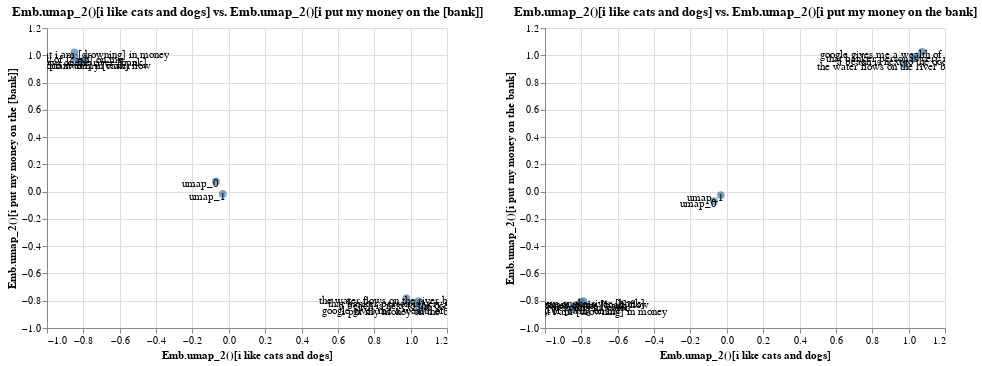

Source (notebook cell):
### Code cell
p1 = t.plot_interactive("i like cats and dogs", "i put my money on the [bank]")
p2 = t.plot_interactive("i like cats and dogs", "i put my money on the bank")
p1 | p2

### Figure 1 — Vega-Lite specification as saved in the notebook (floating-point values rounded to 4 significant figures)
{"config": {"view": {"continuousWidth": 400, "continuousHeight": 300}}, "hconcat": [{"layer": [{"mark": {"type": "circle", "size": 60}, "encoding": {"tooltip": [{"type": "nominal", "field": "name"}, {"type": "nominal", "field": "original"}], "x": {"type": "quantitative", "axis": {"title": "Emb.umap_2()[i like cats and dogs]"}, "field": "x_axis"}, "y": {"type": "quantitative", "axis": {"title": "Emb.umap_2()[i put my money on the [bank]]"}, "field": "y_axis"}}, "selection": {"selector004": {"type": "interval", "bind": "scales", "encodings": ["x", "y"]}}, "title": "Emb.umap_2()[i like cats and dogs] vs. Emb.umap_2()[i put my money on the [bank]]"}, {"mark": {"type": "text", "color": "black", "dx": -15, "dy": 3}, "encoding": {"text": {"type": "nominal", "field": "original"}, "x": {"type": "quantitative", "axis": {"title": "Emb.umap_2()[i like cats and dogs]"}, "field": "x_axis"}, "y": {"type": "quantitative", "axis": {"title": "Emb.umap_2()[i put my money on the [bank]]"}, "field": "y_axis"}}}], "data": {"name": "data-79543c93d13de758cbf75327899d154d"}}, {"layer": [{"mark": {"type": "circle", "size": 60}, "encoding": {"tooltip": [{"type": "nominal", "field": "name"}, {"type": "nominal", "field": "original"}], "x": {"type": "quantitative", "axis": {"title": "Emb.umap_2()[i like cats and dogs]"}, "field": "x_axis"}, "y": {"type": "quantitative", "axis": {"title": "Emb.umap_2()[i put my money on the bank]"}, "field": "y_axis"}}, "selection": {"selector005": {"type": "interval", "bind": "scales", "encodings": ["x", "y"]}}, "title": "Emb.umap_2()[i like cats and dogs] vs. Emb.umap_2()[i put my money on the bank]"}, {"mark": {"type": "text", "color": "black", "dx": -15, "dy": 3}, "encoding": {"text": {"type": "nominal", "field": "original"}, "x": {"type": "quantitative", "axis": {"title": "Emb.umap_2()[i like cats and dogs]"}, "field": "x_axis"}, "y": {"type": "quantitative", "axis": {"title": "Emb.umap_2()[i put my money on the bank]"}, "field": "y_axis"}}}], "data": {"name": "data-d9b9ef072baa00d053a368865814ff1b"}}], "$schema": "https://vega.github.io/schema/vega-lite/v4.0.2.json", "datasets": {"data-79543c93d13de758cbf75327899d154d": [{"x_axis": 1.043, "y_axis": -0.8604, "name": "Emb.umap_2()[i put my money on the bank]", "original": "i put my money on the bank"}, {"x_axis": -0.7892, "y_axis": 0.9624, "name": "Emb.umap_2()[the water flows on the river [bank]]", "original": "the water flows on the river [bank]"}, {"x_axis": 0.9769, "y_axis": -0.7819, "name": "Emb.umap_2()[the water flows on the river bank]", "original": "the water flows on the river bank"}, {"x_axis": -0.8292, "y_axis": 0.9468, "name": "Emb.umap_2()[i really like [to swim] in water]", "original": "i really like [to swim] in water"}, {"x_axis": -0.8495, "y_axis": 1.022, "name": "Emb.umap_2()[i want to be so rich that i am [drowning] in money]", "original": "i want to be so rich that i am [drowning] in money"}, {"x_axis": -0.8488, "y_axis": 0.9863, "name": "Emb.umap_2()[i have plenty of [cash] on me]", "original": "i have plenty of [cash] on me"}, {"x_axis": -0.8009, "y_axis": 0.944, "name": "Emb.umap_2()[money is important to my [cash] flow]", "original": "money is important to my [cash] flow"}, {"x_axis": 1.021, "y_axis": -0.8164, "name": "Emb.umap_2()[a beach is next to the ocean]", "original": "a beach is next to the ocean"}, {"x_axis": 1.074, "y_axis": -0.8519, "name": "Emb.umap_2()[google gives me a wealth of information]", "original": "google gives me a wealth of information"}, {"x_axis": 1.043, "y_axis": -0.8035, "name": "Emb.umap_2()[that banker person is very wealthy]", "original": "that banker person is very wealthy"}, {"x_axis": -0.07058, "y_axis": 0.07438, "name": "Emb.umap_2()[umap_0]", "original": "umap_0"}, {"x_axis": -0.03336, "y_axis": -0.01708, "name": "Emb.umap_2()[umap_1]", "original": "umap_1"}], "data-d9b9ef072baa00d053a368865814ff1b": [{"x_axis": -0.8036, "y_axis": -0.8202, "name": "Emb.umap_2()[i put my money on the [bank]]", "original": "i put my money on the [bank]"}, {"x_axis": -0.7892, "y_axis": -0.8027, "name": "Emb.umap_2()[the water flows on the river [bank]]", "original": "the water flows on the river [bank]"}, {"x_axis": 0.9769, "y_axis": 0.9329, "name": "Emb.umap_2()[the water flows on the river bank]", "original": "the water flows on the river bank"}, {"x_axis": -0.8292, "y_axis": -0.8338, "name": "Emb.umap_2()[i really like [to swim] in water]", "original": "i really like [to swim] in water"}, {"x_axis": -0.8495, "y_axis": -0.8618, "name": "Emb.umap_2()[i want to be so rich that i am [drowning] in money]", "original": "i want to be so rich that i am [drowning] in money"}, {"x_axis": -0.8488, "y_axis": -0.856, "name": "Emb.umap_2()[i have plenty of [cash] on me]", "original": "i have plenty of [cash] on me"}, {"x_axis": -0.8009, "y_axis": -0.8097, "name": "Emb.umap_2()[money is important to my [cash] flow]", "original": "money is important to my [cash] flow"}, {"x_axis": 1.021, "y_axis": 0.975, "name": "Emb.umap_2()[a beach is next to the ocean]", "original": "a beach is next to the ocean"}, {"x_axis": 1.074, "y_axis": 1.025, "name": "Emb.umap_2()[google gives me a wealth of information]", "original": "google gives me a wealth of information"}, {"x_axis": 1.043, "y_axis": 0.9912, "name": "Emb.umap_2()[that banker person is very wealthy]", "original": "that banker person is very wealthy"}, {"x_axis": -0.07058, "y_axis": -0.07005, "name": "Emb.umap_2()[umap_0]", "original": "umap_0"}, {"x_axis": -0.03336, "y_axis": -0.02538, "name": "Emb.umap_2()[umap_1]", "original": "umap_1"}]}}
